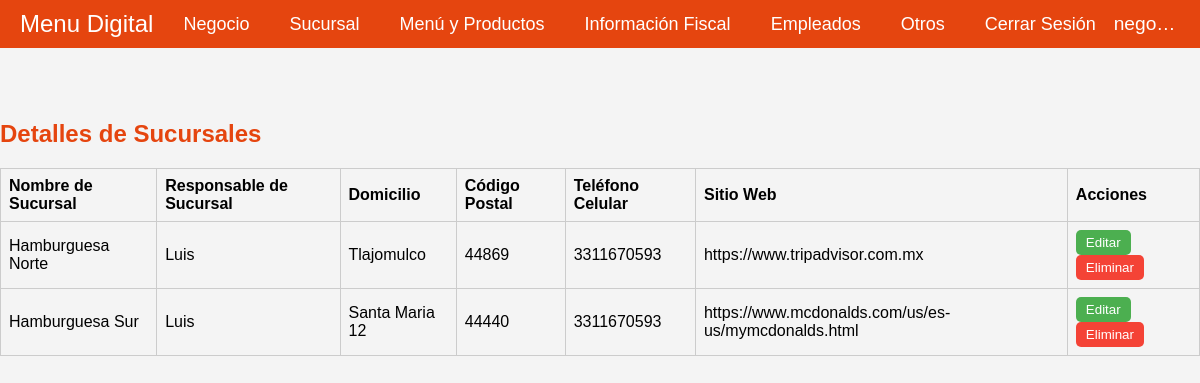
Page /src/branch/read-branch/read-branch.php (signed in) on the committed database.
### tables this page shows
CREATE TABLE `companies` (
  `id` int NOT NULL,
  `logo_path` varchar(255) DEFAULT NULL,
  `associated_name` varchar(255) NOT NULL,
  `business_name` varchar(255) NOT NULL,
  `address` text NOT NULL,
  `email` varchar(100) NOT NULL,
  `cellphone` char(10) NOT NULL,
  `food_type` enum('restaurante','cafe','panaderia','otro') NOT NULL,
  `has_rfc` tinyint(1) NOT NULL,
  `consistent_menu` tinyint(1) NOT NULL,
  `password` varchar(255) NOT NULL,
  `user_type` varchar(50) NOT NULL DEFAULT 'negocio'
);

CREATE TABLE `branches` (
  `id` int NOT NULL,
  `branch_name` varchar(255) NOT NULL,
  `branch_manager` varchar(255) NOT NULL,
  `address` varchar(255) NOT NULL,
  `postal_code` char(5) NOT NULL,
  `cellphone` char(10) NOT NULL,
  `website` varchar(255) DEFAULT NULL,
  `company_id` int DEFAULT NULL
);

### src/branch/read-branch/fetchBranch.php (the view, shortened to what this page needs)
<?php
require '../../db/connection.php';
$companyId = $_SESSION['company_id'];
$sql = "SELECT id, branch_name, branch_manager, address, postal_code, cellphone, website FROM branches WHERE company_id = ?";
$stmt = $conn->prepare($sql);
$stmt->bind_param("i", $companyId);
$stmt->execute();
$result = $stmt->get_result();
if ($result->num_rows > 0) {
    while ($row = $result->fetch_assoc()) {
        echo "<tr>";
        echo "<td>" . htmlspecialchars($row['branch_name']) . "</td>";
        echo "<td>" . htmlspecialchars($row['branch_manager']) . "</td>";
        echo "<td>" . htmlspecialchars($row['address']) . "</td>";
        echo "<td>" . htmlspecialchars($row['postal_code']) . "</td>";
        echo "<td>" . htmlspecialchars($row['cellphone']) . "</td>";
        echo "<td>" . htmlspecialchars($row['website']) . "</td>";
        echo '<td><button class="edit-btn" onclick="location.href=\'../update-branch/update-branch.php?id=' . $row['id'] . '\'">Editar</button><button class="delete-btn" data-id="' . $row['id'] . '">Eliminar</button></td>';
        echo "</tr>";
    }
} else {
    echo "<tr><td colspan='7'>No hay sucursales registradas para esta empresa.</td></tr>";
}

### src/company/company-menubar/company-menubar.php (shortened to what this page needs)
<?php
$companyId = $_SESSION['company_id'];
$sql = "SELECT business_name FROM companies WHERE id = ?";
$stmt = $conn->prepare($sql);
$stmt->bind_param("i", $companyId);
$stmt->execute();
$result = $stmt->get_result();
if ($result->num_rows > 0) {
    $company = $result->fetch_assoc();
    $businessName = $company['business_name'];
} else {
    $businessName = "Nombre no encontrado";
}
$base_url = '/src';
?>
<nav class="navbar">
    <a href="/src/company/company-options/company-options.php" class="logo">Menu Digital</a>
    <div class="menu-container">
        <ul class="menu">
            <li>
                <a href="#about">Negocio</a>
            </li>
            <li>
                <a href="#services">Sucursal</a>
            </li>
            <li>
                <a href="#services">Menú y Productos</a>
            </li>
            <li>
                <a href="#services">Información Fiscal</a>
            </li>
            <li>
                <a href="#services">Empleados</a>
            </li>
            <li>
                <a href="#services">Otros</a>
            </li>
            <li>
                <a href="<?php echo $base_url; ?>/logout/logout.php">Cerrar Sesión</a>
            </li>
        </ul>
    </div>
    <div class="business-name">
        <?php echo htmlspecialchars($businessName); ?>
    </div>
</nav>

### src/branch/read-branch/read-branch.css (style rules this page uses)
body { font-family: Arial, sans-serif; background-color: #f4f4f4; display: flex; justify-content: center; align-items: center; margin: 0; }
table, th, td { border: 1px solid #ccc; }
th, td { padding: 8px; text-align: left; }
button { padding: 5px 10px; margin-right: 5px; cursor: pointer; border-radius: 5px; border: none; }
.edit-btn { background-color: #4caf50; color: white; }
.delete-btn { background-color: #f44336; color: white; }

### src/company/company-menubar/company-menubar.css (style rules this page uses)
body { margin: 0; padding: 0; font-family: Arial, sans-serif; }
.business-name { margin-left: auto; padding-left: 20px; font-size: 1.2em; color: #fff; white-space: nowrap; overflow: hidden; text-overflow: ellipsis; max-width: 200px; }
.navbar { display: flex; justify-content: space-between; align-items: center; padding: 10px 20px; background-color: #e5450f; color: #fff; position: fixed; width: 100%; top: 0; z-index: 1000; box-sizing: border-box; }
.navbar .logo { color: white; font-size: 24px; text-decoration: none; flex-shrink: 0; }
.navbar .menu-container { display: flex; justify-content: center; flex-grow: 1; }
.navbar .menu { display: flex; list-style: none; margin: 0; padding: 0; }
.navbar .menu li { position: relative; margin-left: 20px; flex-shrink: 0; }
.navbar .menu li a { color: white; text-decoration: none; font-size: 18px; padding: 10px; }
.navbar .menu li:last-child a { color: white; text-decoration: none; font-size: 18px; padding: 10px; }

### rows in the picture
companies: business_name "negocio"
branches: branch_name "Hamburguesa Norte", branch_manager "Luis", address "Tlajomulco", postal_code "44869", cellphone "3311670593", website "https://www.tripadvisor.com.mx"
branches: branch_name "Hamburguesa Sur", branch_manager "Luis", address "Santa Maria 12", postal_code "44440", cellphone "3311670593", website "https://www.mcdonalds.com/us/es-us/mymcdonalds.html"
